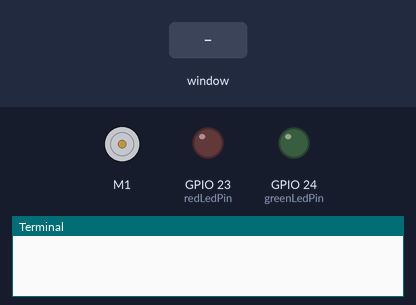
Simulated run of this program. Board: Raspberry Pi (BCM pin numbers). Parts: DC motor (green arrow = forward, orange = backward, longer = faster), output pins drawn as LEDs (lit = HIGH), the last lines printed to the terminal. The inputs (shaded band) are chosen by the test bench. The desktop window is not drawn, its controls go by their first labels and the mouse button is held 0.15 s.

Above: at 1.2 s.
1.3 s: slider 1 in the window set to 50
At 2.5 s:
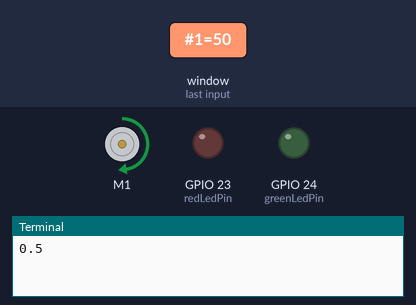
2.8 s: slider 1 in the window set to 100
At 3.8 s:
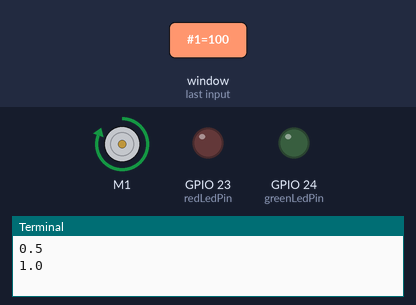
4.3 s: slider 1 in the window set to 25
At 4.9 s:
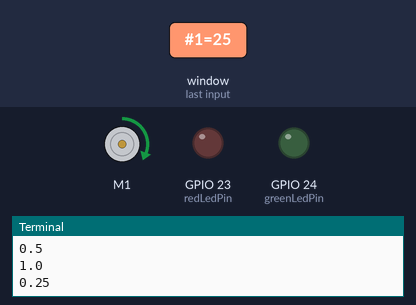
5.8 s: control labelled "on" in the window clicked
At 7.0 s:
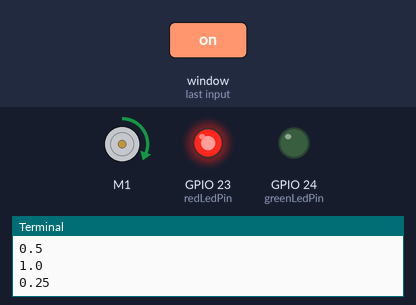
7.3 s: slider 1 in the window set to 0
At 8.4 s:
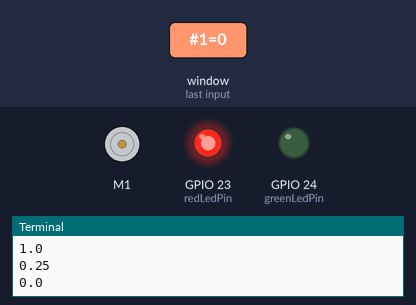
8.8 s: control no. 2 labelled "on" in the window clicked
At 9.5 s:
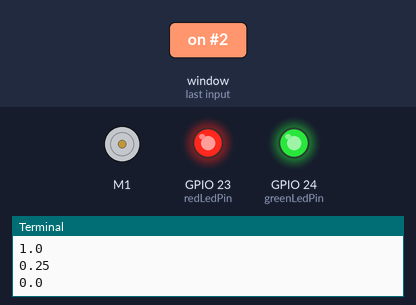
Timing chart, 0 to 11.3 s (numbered marks = the images above; inputs shaded):
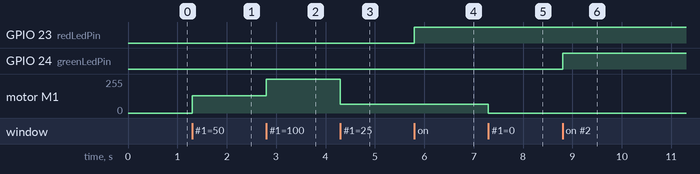

Measured:
- after the input at 1.3 s, motor M1: stopped → forward 128/255 at once
- after the input at 2.8 s, motor M1: forward 128/255 → forward 255/255 at once
- after the input at 4.3 s, motor M1: forward 255/255 → forward 64/255 at once
- after the input at 5.8 s, GPIO 23 (redLedPin): LOW → HIGH at once
- after the input at 7.3 s, motor M1: forward 64/255 → stopped at once
- after the input at 8.8 s, GPIO 24 (greenLedPin): LOW → HIGH at once

The program:

main23-1.py
```python
import tkinter
import tkinter.font
from gpiozero import LED,Motor

redLedPin = LED(23)
greenLedPin = LED(24)

motor = Motor(21, 20)

def redLedOn():
    redLedPin.on()

def redLedOff():
    redLedPin.off()

def greenLedOn():
    greenLedPin.on()

def greenLedOff():
    greenLedPin.off()

def fanSpeed(self):
    value = scale.get() / 100.0
    print(value)
    motor.forward(value)

window = tkinter.Tk()
window.title("LED FAN CONTROL")
window.geometry("400x400")
window.resizable(False,False)

font = tkinter.font.Font(size = 15)
redLedLabel = tkinter.Label(window, text="RED LED", font=font)
redLedOnBtn = tkinter.Button(window, width = 6, height = 2, text="on", command=redLedOn)
redLedOffBtn = tkinter.Button(window, width = 6, height = 2, text="off", command=redLedOff)
greenLedLabel = tkinter.Label(window, text="GREEN LED", font=font)
greenLedOnBtn = tkinter.Button(window, width = 6, height = 2, text="on", command=greenLedOn)
greenLedOffBtn = tkinter.Button(window, width = 6, height = 2, text="off", command=greenLedOff)

fanLabel = tkinter.Label(window, text="FAN SPEED", font=font)
var = tkinter.IntVar()
scale = tkinter.Scale(window, variable=var, command=fanSpeed, orient="horizontal",
                      showvalue=False,tickinterval=10,to=100, length=300)

redLedLabel.grid(row = 0, column = 0)
redLedOnBtn.grid(row = 0, column = 1)
redLedOffBtn.grid(row = 0, column = 2)
greenLedLabel.grid(row = 1, column = 0)
greenLedOnBtn.grid(row = 1, column = 1)
greenLedOffBtn.grid(row = 1, column = 2)
fanLabel.grid(row = 2, column = 0, columnspan=3)
scale.grid(row = 3, column = 0, columnspan=3)

window.mainloop()
```
